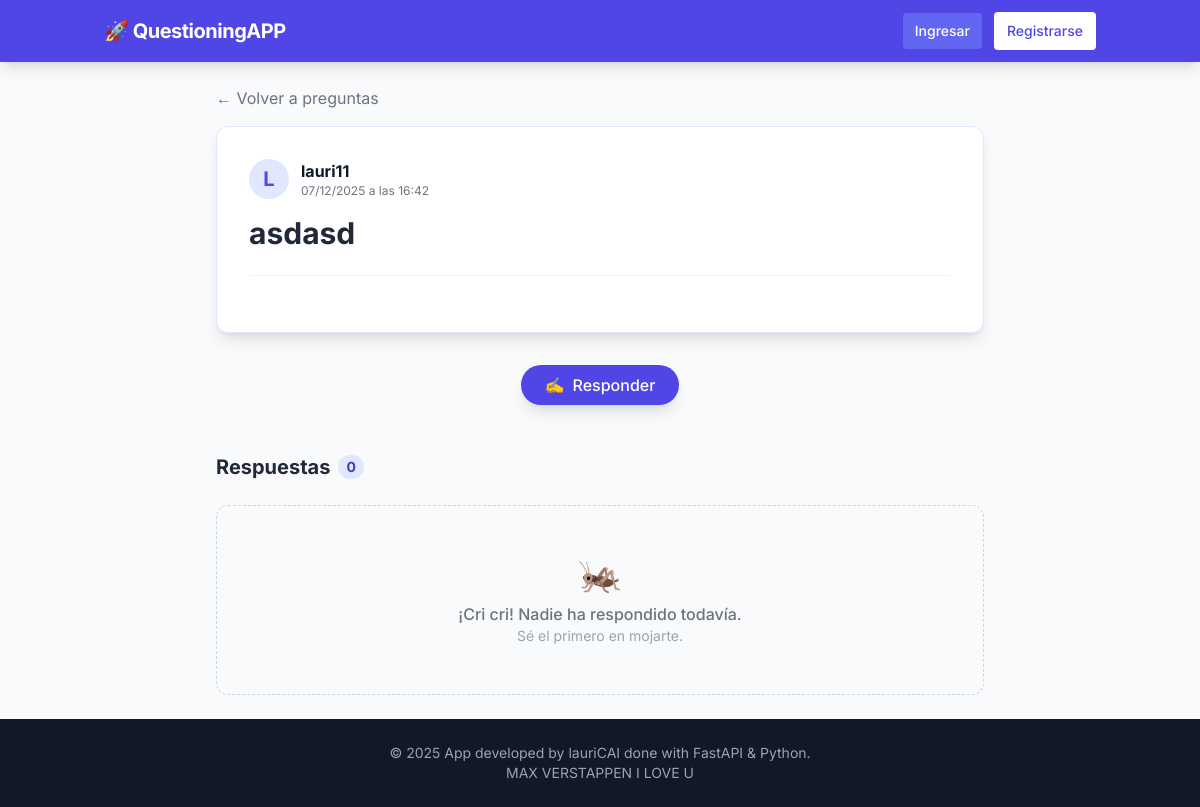
The page /question/8 on the database as committed earlier.
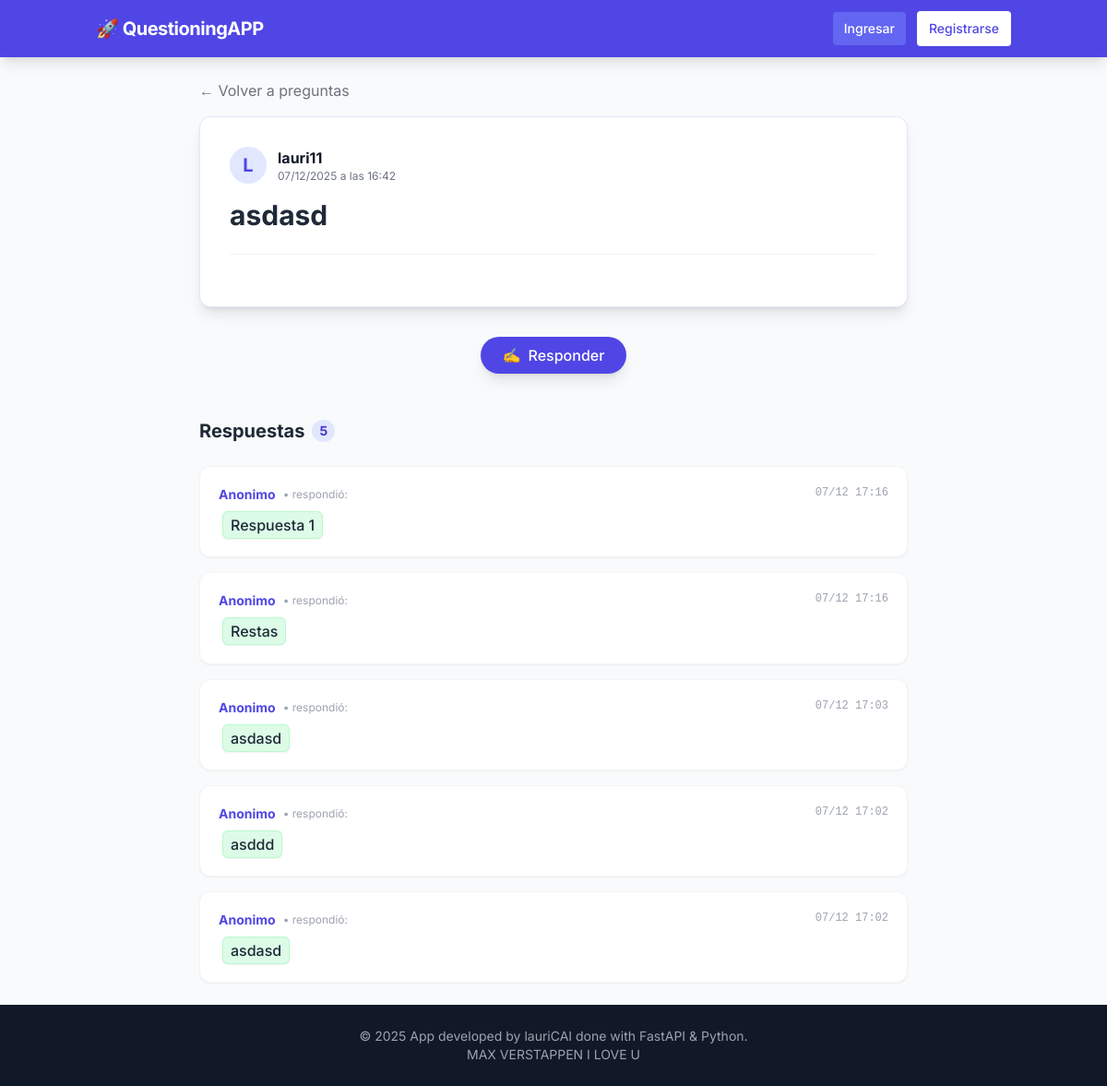
The same page on the database as committed later.
### app/models.py (models this page shows)
class Question(SQLModel, table=True):
    id: Optional[int] = Field(default=None, primary_key=True)
    content: str = Field(default=None)
    uploaded_at: datetime = Field(default=datetime.now())
    uploaded_by: str = Field(default="Anonimo 👻")

class Answer(SQLModel, table=True):
    id: Optional[int] = Field(default=None, primary_key=True)
    content: str = Field(index=True)
    uploaded_at: datetime = Field(default=datetime.now())
    question_id: int = Field(default=None, foreign_key="question.id")
    uploaded_by: str= Field(default="Anonimo 👻")

### app/main.py (the view)
@app.get("/question/{question_id}", response_class=HTMLResponse)
async def question_detail(
        request: Request,
        question_id: int,  # FastAPI extrae este número de la URL
        session: Session = Depends(get_session)
):
    question = session.get(Question, question_id)
    query = select(Answer).where(Answer.question_id == question_id).order_by(Answer.uploaded_at.desc())
    answers = session.exec(query).all()
    if not question:
        raise HTTPException(status_code=404, detail="Pregunta no encontrada")
    return templates.TemplateResponse("questioninfo.html", {
        "request": request,
        "question": question,
        "answers": answers,
        "opciones": opciones
    })

### app/templates/questioninfo.html (shortened to what this page needs)
{% extends "base.html" %}
{% block content %}
<div class="max-w-3xl mx-auto">
    <a href="/question" class="text-gray-500 hover:text-indigo-600 mb-4 inline-flex items-center gap-1 transition">
        &larr; Volver a preguntas
    </a>
    <div class="bg-white p-8 rounded-xl shadow-lg border border-indigo-100 mb-8">
        <div class="flex items-center gap-3 mb-4">
            <div class="h-10 w-10 rounded-full bg-indigo-100 text-indigo-600 flex items-center justify-center font-bold text-xl">
                {{ question.uploaded_by[0] | upper }}
            </div>
            <div>
                <p class="font-bold text-gray-900">{{ question.uploaded_by }}</p>
                <p class="text-xs text-gray-500">{{ question.uploaded_at.strftime('%d/%m/%Y a las %H:%M') }}</p>
            </div>
        </div>
        <h1 class="text-2xl md:text-3xl font-bold text-gray-800 mb-6 leading-relaxed">
            {{ question.content }}
        </h1>
        <hr class="border-gray-100 my-6">
    </div>
    <div class="mt-8">
        <div class="text-center mb-6">
            <button id="toggle-reply"
                    class="bg-indigo-600 text-white font-medium py-2 px-6 rounded-full shadow-lg hover:bg-indigo-700 hover:scale-105 transition transform duration-200 flex items-center gap-2 mx-auto">
                <span>✍️</span> Responder
            </button>
        </div>
    </div>
    <div class="mt-12">
    <h3 class="text-xl font-bold text-gray-800 mb-6 flex items-center gap-2">
        Respuestas
        <span class="bg-indigo-100 text-indigo-700 text-sm py-0.5 px-2 rounded-full">{{ answers|length }}</span>
    </h3>
    <div class="space-y-4">
        {% for answer in answers %}
        <div class="bg-white p-5 rounded-xl shadow-sm border border-gray-100 hover:border-indigo-100 transition">
            <div class="flex justify-between items-start mb-2">
                <div class="flex items-center gap-2">
                    <span class="font-bold text-indigo-600 text-sm">{{ answer.uploaded_by }}</span>
                    <span class="text-gray-400 text-xs">• respondió:</span>
                </div>
                <span class="text-xs text-gray-400 font-mono">
                    {{ answer.uploaded_at.strftime('%d/%m %H:%M') }}
                </span>
            </div>
            <div class="text-gray-800 font-medium text-lg leading-relaxed">
                <span class="bg-green-100 text-gray-800 px-2 py-1 rounded-md text-base mx-1 border border-green-200 shadow-sm">
                    {{ answer.content }}
                </span>
            </div>
        </div>
        {% else %}
        <div class="text-center py-12 bg-gray-50 rounded-xl border border-dashed border-gray-300">
            <div class="text-4xl mb-2">🦗</div>
            <p class="text-gray-500 font-medium">¡Cri cri! Nadie ha respondido todavía.</p>
            <p class="text-sm text-gray-400">Sé el primero en mojarte.</p>
        </div>
        {% endfor %}
    </div>
</div>
</div>
{% endblock %}

### app/templates/base.html (shortened to what this page needs)
<!DOCTYPE html>
<html lang="es">
<head>
    <script src="https://cdn.tailwindcss.com"></script>
</head>
<body class="bg-gray-50 text-gray-800 flex flex-col min-h-screen">
    <nav class="bg-indigo-600 text-white shadow-lg">
    <div class="container mx-auto px-4 py-3 flex justify-between items-center">
        <a href="/" class="font-bold text-lg md:text-xl tracking-tight truncate">
            🚀 QuestioningAPP
        </a>
        <div class="flex items-center space-x-3">
            {% if request.session.get("username")%}
             <a href="/logout" class="text-sm bg-gray-500 hover:bg-red-600 text-white px-3 py-2 rounded transition">
            Salir
             </a>
            {%else%}
            <a href="/login"
               class="text-xs md:text-sm bg-indigo-500 hover:bg-indigo-700 text-white px-3 py-2 rounded transition font-medium">
                Ingresar
            </a>
            <a href="/register"
               class="text-xs md:text-sm bg-white text-indigo-600 hover:bg-gray-100 px-3 py-2 rounded transition font-medium border border-transparent">
                Registrarse
            </a>
            {%endif%}
        </div>
    </div>
</nav>
    <main class="flex-grow container mx-auto px-4 py-6">
        {% block content %}
        {% endblock %}
    </main>
    <footer class="bg-gray-900 text-gray-400 py-6 mt-auto">
        <div class="container mx-auto px-4 text-center text-sm">
            <p>&copy; 2025 App developed by lauriCAI done with FastAPI & Python.</p>
            <p> MAX VERSTAPPEN I LOVE U</p>
        </div>
    </footer>
</body>
</html>

### app/templates/base.html (style rules this page uses)
body { font-family: 'Inter', sans-serif; }

Rows that differ between the two databases and show on the page:
added Answer: uploaded_by "Anonimo", uploaded_at "07/12 17:16", content "Respuesta 1"
added Answer: uploaded_by "Anonimo", uploaded_at "07/12 17:16", content "Restas"
added Answer: uploaded_by "Anonimo", uploaded_at "07/12 17:03", content "asdasd"
added Answer: uploaded_by "Anonimo", uploaded_at "07/12 17:02", content "asddd"
added Answer: uploaded_by "Anonimo", uploaded_at "07/12 17:02", content "asdasd"
Other text that changed with them:
{{ answers|length }}: "0" → "5"
text no longer shown: "🦗 ¡Cri cri! Nadie ha respondido todavía. Sé el primero en mojarte."
